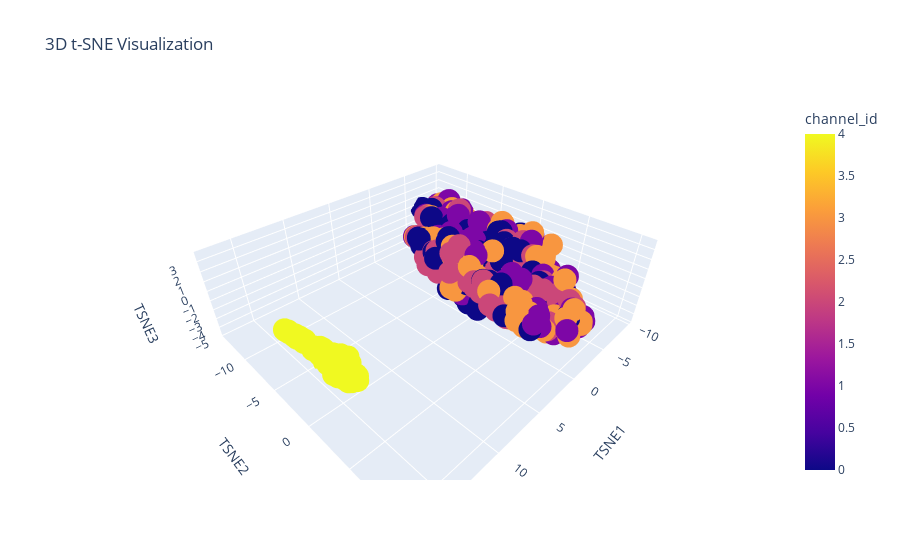

Notebook code for this chart:
### Markdown cell above
# T-SNE Dimension Reduction

### Code cell
import pandas as pd
from sklearn.preprocessing import StandardScaler
from sklearn.manifold import TSNE
import plotly.express as px

# Load data
spk_data = "D:\\code\\uom_explore\\model_input\\feature_matrix_2.csv"
data = pd.read_csv(spk_data)

# Save the channel_id column before dropping it
channel_id = data['channel_id']

# Drop columns not needed for t-SNE
data = data.drop(columns=['experiment_id', 'channel_id'])

# Standardize data
scaler = StandardScaler()
data_scaled = scaler.fit_transform(data)

# Apply t-SNE
tsne = TSNE(n_components=3, random_state=42)
data_tsne = tsne.fit_transform(data_scaled)
data_tsne = pd.DataFrame(data_tsne, columns=['TSNE1', 'TSNE2', 'TSNE3'])

# Add channel_id back
data_tsne['channel_id'] = channel_id

# Interactive 3D plot with Plotly
fig = px.scatter_3d(data_tsne, x='TSNE1', y='TSNE2', z='TSNE3', color='channel_id', title="3D t-SNE Visualization")
fig.show()

### Figure 1 — Plotly figure (JSON) as saved in the notebook; plotly's stock layout.template omitted (floating-point values rounded to 4 significant figures; data arrays with more than 128 entries replaced by an {"elided": "..."} marker saying what was removed)
{"data": [{"hovertemplate": "TSNE1=%{x}<br>TSNE2=%{y}<br>TSNE3=%{z}<br>channel_id=%{marker.color}<extra></extra>", "legendgroup": "", "marker": {"color": {"elided": "500 int values"}, "coloraxis": "coloraxis", "symbol": "circle"}, "mode": "markers", "name": "", "scene": "scene", "showlegend": false, "type": "scatter3d", "x": {"elided": "500 float values"}, "y": {"elided": "500 float values"}, "z": {"elided": "500 float values"}}], "layout": {"coloraxis": {"colorbar": {"title": {"text": "channel_id"}}, "colorscale": [[0, "#0d0887"], [0.1111, "#46039f"], [0.2222, "#7201a8"], [0.3333, "#9c179e"], [0.4444, "#bd3786"], [0.5556, "#d8576b"], [0.6667, "#ed7953"], [0.7778, "#fb9f3a"], [0.8889, "#fdca26"], [1, "#f0f921"]]}, "legend": {"tracegroupgap": 0}, "scene": {"domain": {"x": [0, 1], "y": [0, 1]}, "xaxis": {"title": {"text": "TSNE1"}}, "yaxis": {"title": {"text": "TSNE2"}}, "zaxis": {"title": {"text": "TSNE3"}}}, "title": {"text": "3D t-SNE Visualization"}}}
